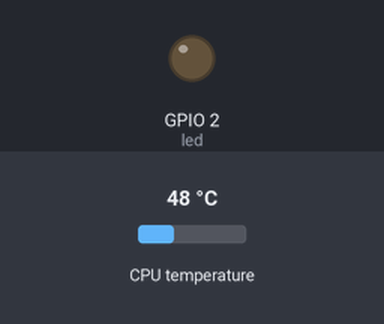
A program run on a simulated Raspberry Pi (BCM pin numbers). On the bench: output pins drawn as LEDs (lit = HIGH). The test bench sets the inputs (shaded band); at power-on: CPU temperature 48 °C.

Above: at 1.2 s.
1.3 s: CPU temperature set to 54 °C
3.2 s: CPU temperature set to 57 °C
At 4.8 s:
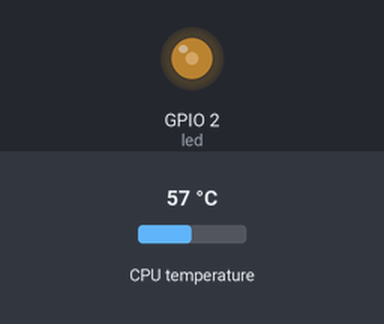
7.3 s: CPU temperature set to 71 °C
At 9.2 s:
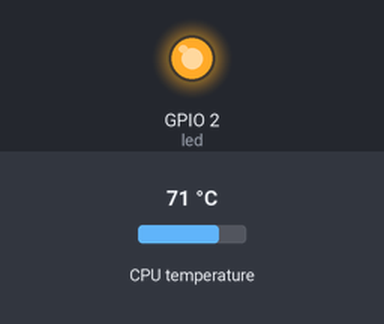
9.5 s: CPU temperature set to 58 °C
At 10.8 s:
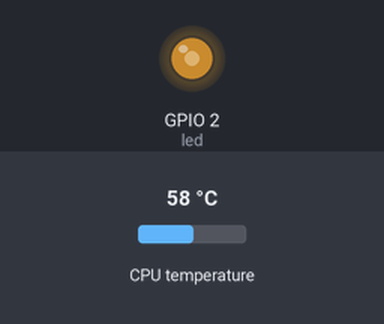
13.6 s: CPU temperature set to 84 °C
Timing chart, 0 to 16.5 s (numbered marks = the images above; inputs shaded):
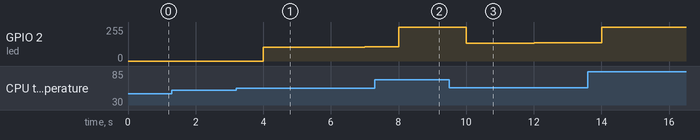

The program:

fan_control.py
```python
from gpiozero import CPUTemperature, PWMLED
from time import sleep

led = PWMLED(2) # PWM-Pin (GPIO2)

startTemp = 55 # Temperature at which the fan switches on

pTemp = 4 # Proportional part
iTemp = 0.2 # Integral part

fanSpeed = 0 # Fan speed
sum = 0 # variable for i part

while True: # Control loop
	cpu = CPUTemperature() # Reading the current temperature values
	actTemp = cpu.temperature # Current temperature as float variable

	diff = actTemp - startTemp
	sum = sum + diff
	pDiff = diff * pTemp
	iDiff = sum * iTemp
	fanSpeed = pDiff + iDiff + 35


	if fanSpeed > 100:
		fanSpeed = 100
	elif fanSpeed < 35:
		fanSpeed = 0
	if sum > 100:
		 sum = 100
	elif sum < -100:
		 sum = -100

	#print(str(actTemp) + "C, " + str(fanSpeed))

	led.value = fanSpeed / 100 # PWM Output

	sleep(1)
```

Measured:
- the behaviour switches between 55 and 56 °C on CPU temperature (found by bisection; images 0 and 1)
- after the input at 1.3 s, every drawn part: stays the same
- after the input at 3.2 s, GPIO 2 (led): 0/255 → 103/255 after 0.80 s, → 104/255 1.0 s later, → 105/255 1.0 s later, → 106/255 1.0 s later
- after the input at 9.5 s, GPIO 2 (led): 255/255 → 134/255 after 0.51 s, → 135/255 1.0 s later, → 137/255 1.0 s later, → 138/255 1.0 s later
